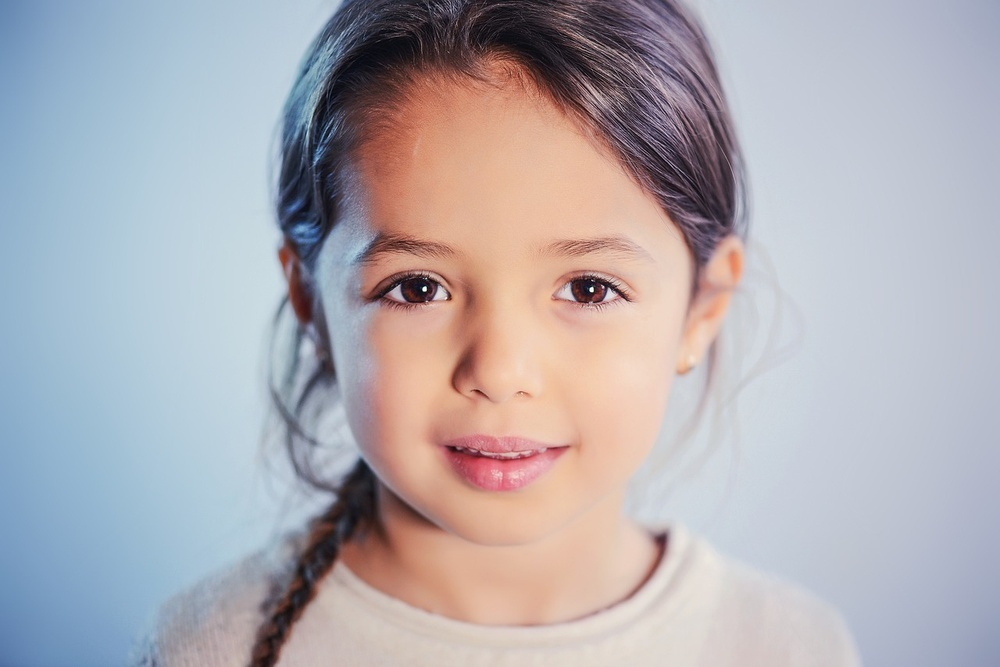
#> input picture cartoonize/img/b.jpg, 1000 x 667 px, shrunk from 1280 x 854 before the run
$ jupyter execute --allow-errors cartoonize.ipynb   (older library calls are emulated)
#> lines starting #> are read from the running program, lines starting #| are printed output that depends on the picture; after the words box and inside, x2 and y2 are one past the last pixel; in counts of white or black regions, pixels touching at a corner belong together
#> call 2 of view, with path = 'img/b.jpg'
# Cartoonizing images

## Imports

[cell 1]
import cv2
import numpy as np
from matplotlib import pyplot as plt

## Constants

[cell 2]
MEDIAN_K = 5
LAPLACE_K = 5
THRESHOLD = 180

DIAMETER = 9
SIGMA_COLOR = 9
SIGMA_SPACE = 7

REPS = 10

## Reading the image

[cell 3]
img = cv2.imread('img/a.png')
#> (the rest of this cell did not finish here and is left out)

### 1.1.1 Noise Reduction Using Median Filter

#> (a cell that did not finish here is left out)

### 1.1.2 Edge Detection Using Laplacian Filter

#> (a cell that did not finish here is left out)

### Threshold

#> (a cell that did not finish here is left out)

## 1.2 Generating a color painting and a cartoon

#> (a cell that did not finish here is left out)

## Final Result

#> (a cell that did not finish here is left out)

## Defining the steps

[cell 9]
def cartoonize(path: str):
    # Read image
#> called with path = 'img/b.jpg'
    img = cv2.imread(path)
#> img is the input picture: shape (667, 1000, 3); mean B, G, R 178.1, 172.3, 176.4

    # Convert to grayscale
    edg_img = cv2.cvtColor(img, cv2.COLOR_BGR2GRAY)
    edg_img = cv2.medianBlur(edg_img, MEDIAN_K)

    # Detect edges and threshold
    edg_img = cv2.Laplacian(edg_img, cv2.CV_8U, ksize=LAPLACE_K)
    edg_img = cv2.threshold(edg_img, THRESHOLD, 255, cv2.THRESH_BINARY)[1]
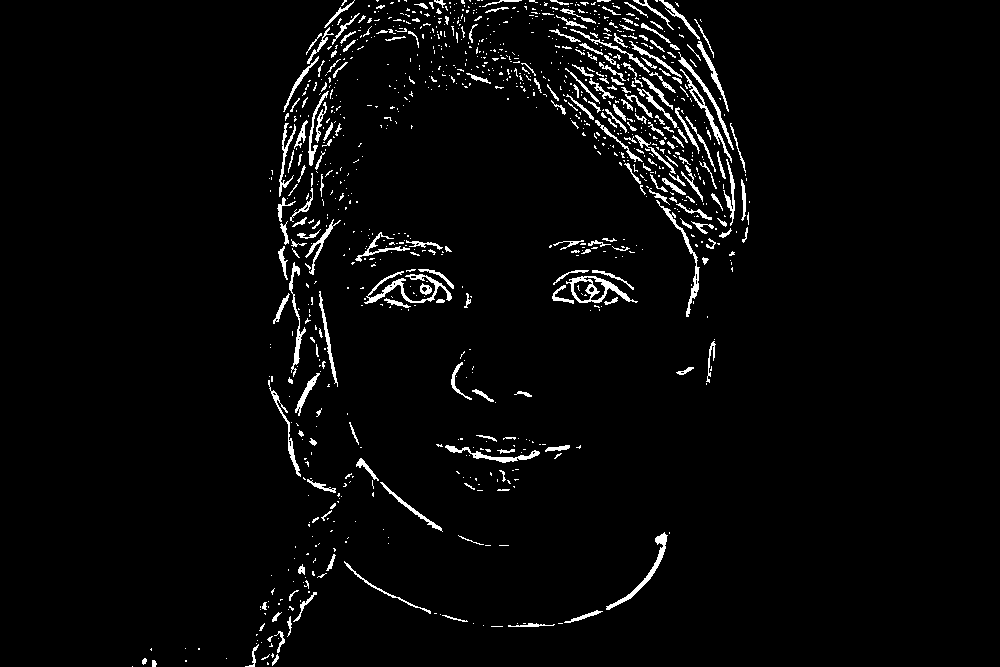
#> edg_img: shape (667, 1000); 3.3% white in thin lines or dots, all inside (x1, y1, x2, y2) = (132, 0, 750, 667)
    edg_img = 255 * (edg_img == 0).astype(np.uint8)

    # Apply bilateral filter
    bi_img = cv2.bilateralFilter(img, DIAMETER, SIGMA_COLOR, SIGMA_SPACE)
    for i in range(REPS - 1):
        bi_img = cv2.bilateralFilter(bi_img, DIAMETER, SIGMA_COLOR, SIGMA_SPACE)

    # sketch over painting
    return bi_img * (np.repeat(edg_img,3, axis=-1).reshape(bi_img.shape) // 255)

[cell 10]
def view(path: str):
    fig, axs = plt.subplots(1, 2, figsize=(10, 5))
    axs[0].imshow(cv2.imread(path)[:,:,::-1])
    axs[0].axes.get_xaxis().set_visible(False)
    axs[0].axes.get_yaxis().set_visible(False)
    axs[1].imshow(cartoonize(path)[:,:,::-1])
    axs[1].axes.get_xaxis().set_visible(False)
    axs[1].axes.get_yaxis().set_visible(False)
    plt.show()

## Test on different pics

#> (a cell that did not finish here is left out)

[cell 12]
view('img/b.jpg')
#> in view (call 2), `plt.show()`:
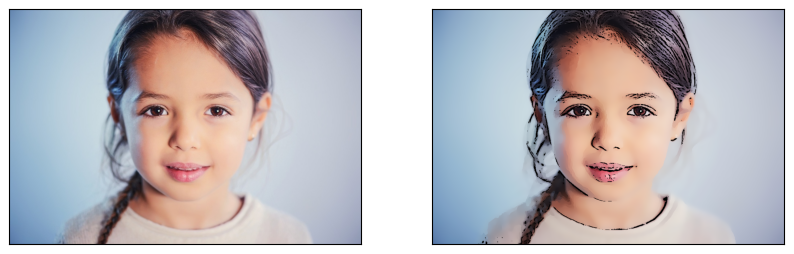
#> figure drawn by matplotlib, 2 panels

[cell 13]
view('img/c.jpg')
#> call 3 of view, with path = 'img/c.jpg'
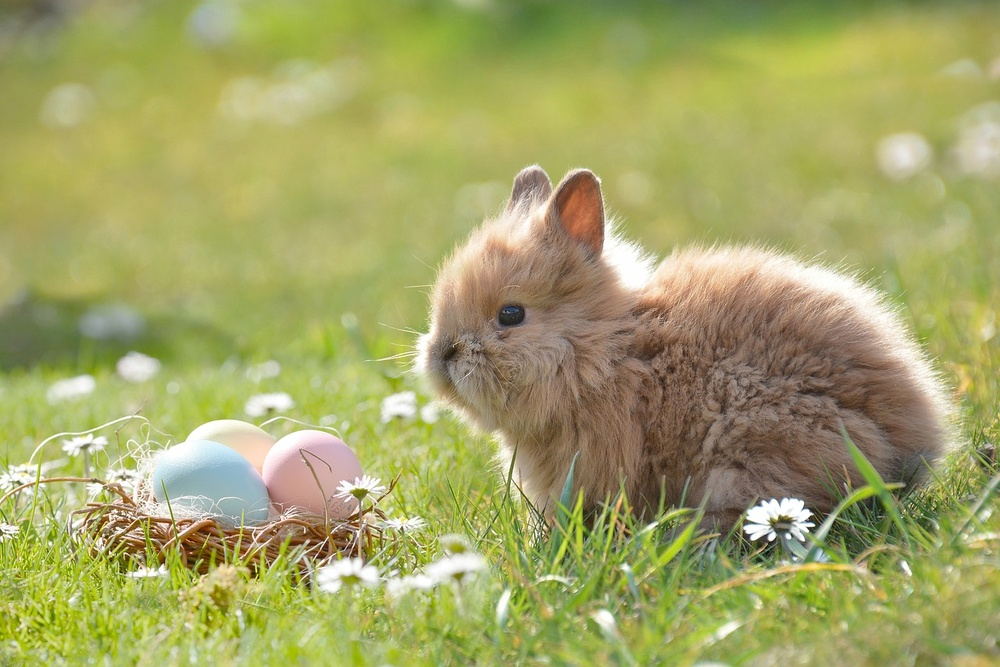
#> input picture cartoonize/img/c.jpg, 1000 x 667 px, shrunk from 1280 x 854 before the run
#> call 2 of cartoonize, with path = 'img/c.jpg'
#> in cartoonize, img is the input picture: shape (667, 1000, 3); mean B, G, R 101.7, 164, 163
#> in cartoonize (call 2), `edg_img = cv2.cvtColor(img, cv2.COLOR_BGR2GRAY)`:
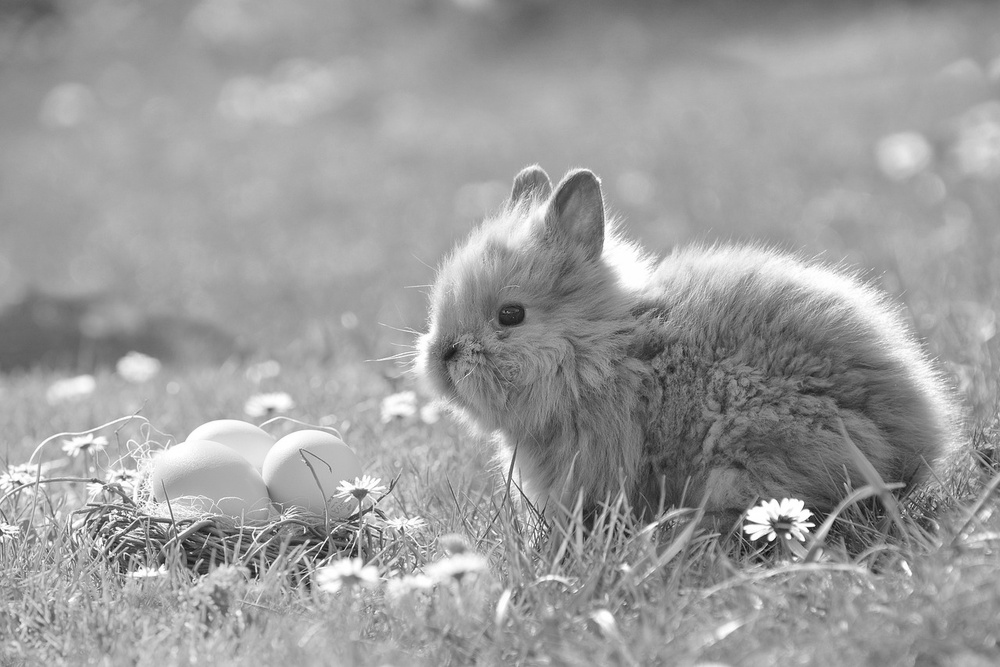
#> edg_img: shape (667, 1000); min 9, max 255, mean 156.6
#> in cartoonize (call 2), `edg_img = cv2.Laplacian(edg_img, cv2.CV_8U, ksize=LAPLACE_K)`:
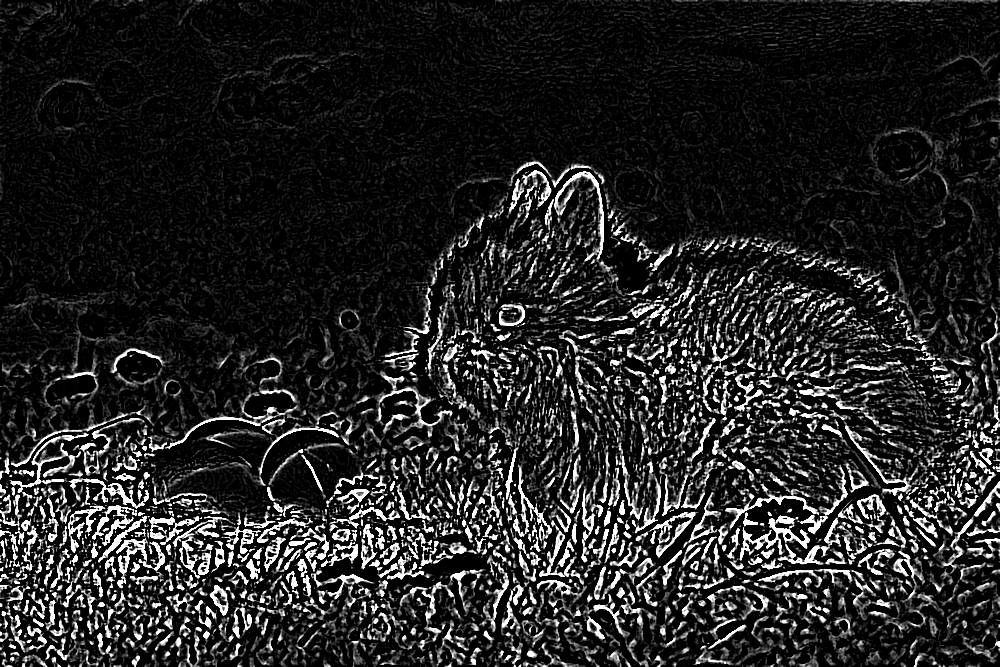
#> edg_img: shape (667, 1000); min 0, max 255, mean 36.7
#> in cartoonize (call 2), `edg_img = cv2.threshold(edg_img, THRESHOLD, 255, cv2.THRESH_BINARY)[1]`:
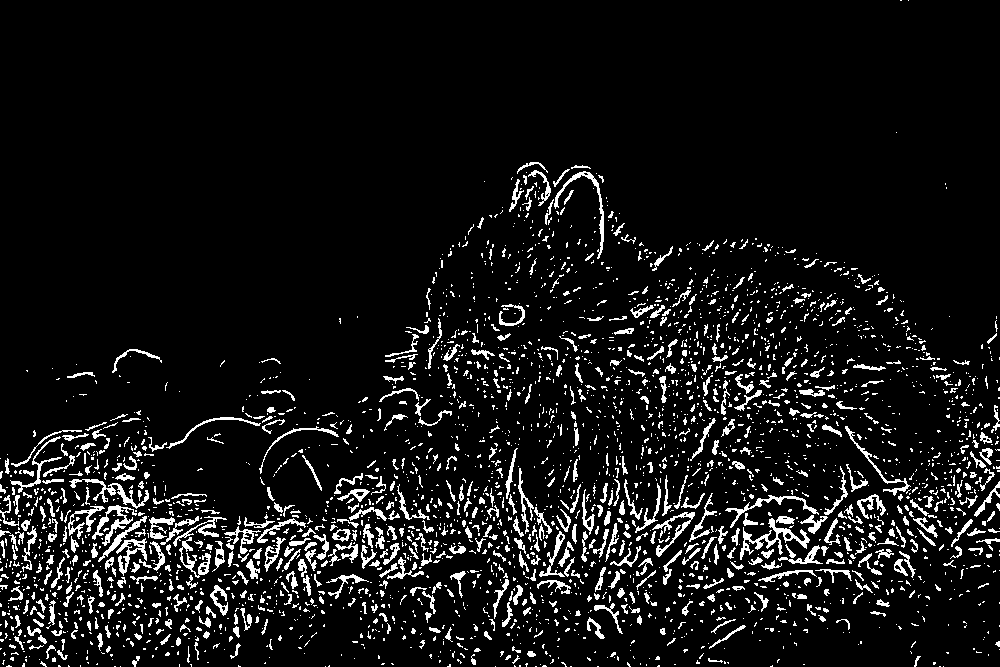
#> edg_img: shape (667, 1000); 8% white in thin lines or dots
#> in cartoonize (call 2), `edg_img = 255 * (edg_img == 0).astype(np.uint8)`: edg_img: shape (667, 1000); 92% white; black in thin lines or dots
#> in cartoonize (call 2), `return bi_img * (np.repeat(edg_img,3, axis=-1).reshape(bi_img.shape) /..`:
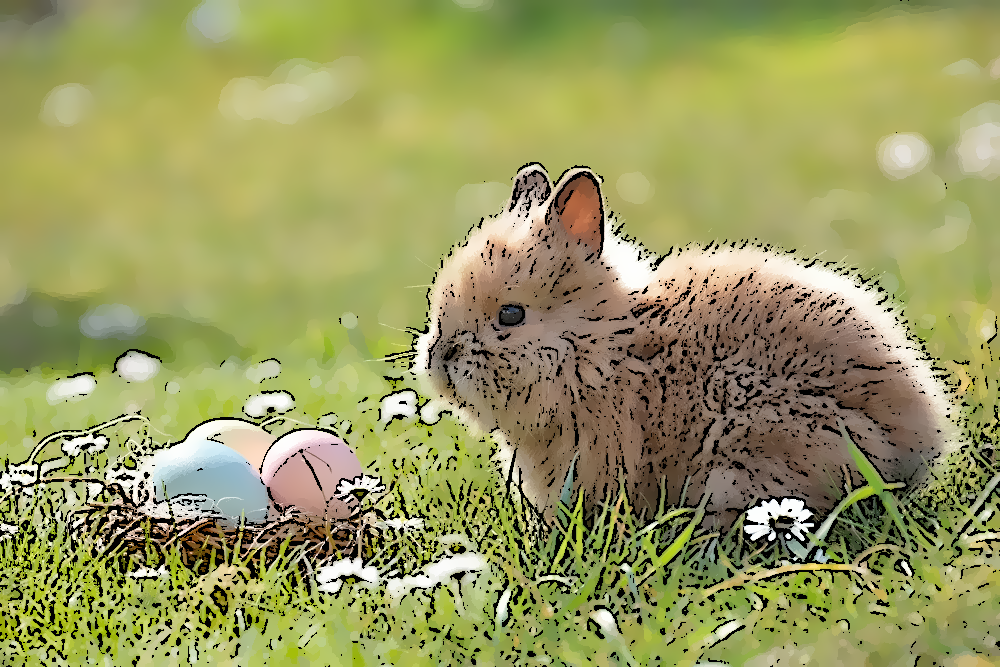
#> returned value: shape (667, 1000, 3); mean of channels 0, 1, 2 95.5, 153.5, 152.3; drawn as B, G, R
#> in view (call 3), `plt.show()`:
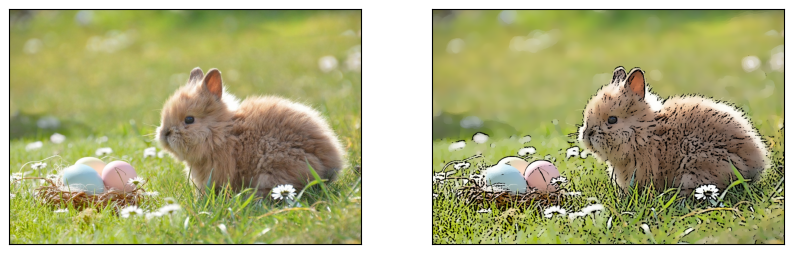
#> figure drawn by matplotlib, 2 panels
